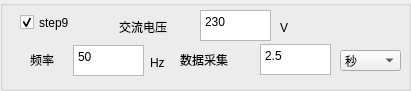
  <widget class="QGroupBox" name="groupBox_15">
   <property name="geometry">
    <rect>
     <x>420</x>
     <y>420</y>
     <width>411</width>
     <height>91</height>
    </rect>
   </property>
   <property name="title">
    <string/>
   </property>
   <widget class="QLabel" name="label_176">
    <property name="geometry">
     <rect>
      <x>30</x>
      <y>50</y>
      <width>41</width>
      <height>20</height>
     </rect>
    </property>
    <property name="text">
     <string>频率</string>
    </property>
   </widget>
   <widget class="QLabel" name="label_177">
    <property name="geometry">
     <rect>
      <x>280</x>
      <y>20</y>
      <width>16</width>
      <height>16</height>
     </rect>
    </property>
    <property name="text">
     <string>V</string>
    </property>
   </widget>
   <widget class="QCheckBox" name="checkBox_S9">
    <property name="geometry">
     <rect>
      <x>20</x>
      <y>12</y>
      <width>81</width>
      <height>21</height>
     </rect>
    </property>
    <property name="text">
     <string>step9</string>
    </property>
    <property name="checked">
     <bool>true</bool>
    </property>
   </widget>
   <widget class="QLabel" name="label_179">
    <property name="geometry">
     <rect>
      <x>119</x>
      <y>17</y>
      <width>71</width>
      <height>20</height>
     </rect>
    </property>
    <property name="text">
     <string>交流电压</string>
    </property>
   </widget>
   <widget class="QTextEdit" name="textEdit_S9_TIME">
    <property name="geometry">
     <rect>
      <x>260</x>
      <y>44</y>
      <width>71</width>
      <height>31</height>
     </rect>
    </property>
    <property name="html">
     <string>&lt;!DOCTYPE HTML PUBLIC &quot;-//W3C//DTD HTML 4.0//EN&quot; &quot;http://www.w3.org/TR/REC-html40/strict.dtd&quot;&gt;
&lt;html&gt;&lt;head&gt;&lt;meta name=&quot;qrichtext&quot; content=&quot;1&quot; /&gt;&lt;style type=&quot;text/css&quot;&gt;
p, li { white-space: pre-wrap; }
&lt;/style&gt;&lt;/head&gt;&lt;body style=&quot; font-family:'宋体'; font-size:10pt; font-weight:400; font-style:normal;&quot;&gt;
&lt;p style=&quot; margin-top:0px; margin-bottom:0px; margin-left:0px; margin-right:0px; -qt-block-indent:0; text-indent:0px;&quot;&gt;&lt;span style=&quot; font-family:'SimSun'; font-size:9pt;&quot;&gt;2.5&lt;/span&gt;&lt;/p&gt;&lt;/body&gt;&lt;/html&gt;</string>
    </property>
   </widget>
   <widget class="QTextEdit" name="textEdit_S9_AC_VOLT">
    <property name="geometry">
     <rect>
      <x>200</x>
      <y>10</y>
      <width>71</width>
      <height>31</height>
     </rect>
    </property>
    <property name="html">
     <string>&lt;!DOCTYPE HTML PUBLIC &quot;-//W3C//DTD HTML 4.0//EN&quot; &quot;http://www.w3.org/TR/REC-html40/strict.dtd&quot;&gt;
&lt;html&gt;&lt;head&gt;&lt;meta name=&quot;qrichtext&quot; content=&quot;1&quot; /&gt;&lt;style type=&quot;text/css&quot;&gt;
p, li { white-space: pre-wrap; }
&lt;/style&gt;&lt;/head&gt;&lt;body style=&quot; font-family:'宋体'; font-size:10pt; font-weight:400; font-style:normal;&quot;&gt;
&lt;p style=&quot; margin-top:0px; margin-bottom:0px; margin-left:0px; margin-right:0px; -qt-block-indent:0; text-indent:0px;&quot;&gt;&lt;span style=&quot; font-family:'SimSun'; font-size:9pt;&quot;&gt;230&lt;/span&gt;&lt;/p&gt;&lt;/body&gt;&lt;/html&gt;</string>
    </property>
   </widget>
   <widget class="QLabel" name="label_180">
    <property name="geometry">
     <rect>
      <x>180</x>
      <y>50</y>
      <width>71</width>
      <height>20</height>
     </rect>
    </property>
    <property name="text">
     <string>数据采集</string>
    </property>
   </widget>
   <widget class="QTextEdit" name="textEdit_S9_AC_FR">
    <property name="geometry">
     <rect>
      <x>73</x>
      <y>45</y>
      <width>71</width>
      <height>31</height>
     </rect>
    </property>
    <property name="html">
     <string>&lt;!DOCTYPE HTML PUBLIC &quot;-//W3C//DTD HTML 4.0//EN&quot; &quot;http://www.w3.org/TR/REC-html40/strict.dtd&quot;&gt;
&lt;html&gt;&lt;head&gt;&lt;meta name=&quot;qrichtext&quot; content=&quot;1&quot; /&gt;&lt;style type=&quot;text/css&quot;&gt;
p, li { white-space: pre-wrap; }
&lt;/style&gt;&lt;/head&gt;&lt;body style=&quot; font-family:'宋体'; font-size:10pt; font-weight:400; font-style:normal;&quot;&gt;
&lt;p style=&quot; margin-top:0px; margin-bottom:0px; margin-left:0px; margin-right:0px; -qt-block-indent:0; text-indent:0px;&quot;&gt;&lt;span style=&quot; font-family:'SimSun'; font-size:9pt;&quot;&gt;50&lt;/span&gt;&lt;/p&gt;&lt;/body&gt;&lt;/html&gt;</string>
    </property>
   </widget>
   <widget class="QComboBox" name="comboBox_S9_TIME">
    <property name="geometry">
     <rect>
      <x>340</x>
      <y>50</y>
      <width>61</width>
      <height>21</height>
     </rect>
    </property>
    <item>
     <property name="text">
      <string>秒</string>
     </property>
    </item>
    <item>
     <property name="text">
      <string>毫秒</string>
     </property>
    </item>
    <item>
     <property name="text">
      <string>分钟</string>
     </property>
    </item>
   </widget>
   <widget class="QLabel" name="label_181">
    <property name="geometry">
     <rect>
      <x>150</x>
      <y>55</y>
      <width>20</width>
      <height>16</height>
     </rect>
    </property>
    <property name="text">
     <string>Hz</string>
    </property>
   </widget>
  </widget>
